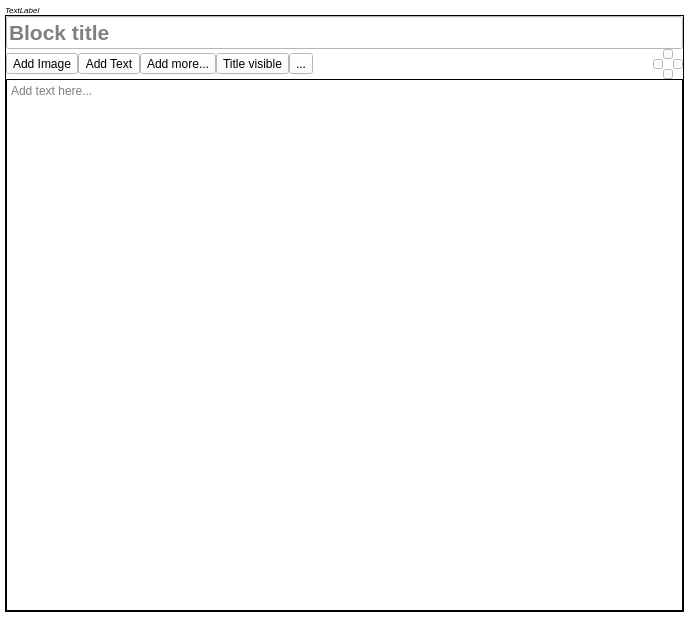
<?xml version="1.0" encoding="UTF-8"?>
<ui version="4.0">
 <class>Form</class>
 <widget class="QWidget" name="Form">
  <property name="geometry">
   <rect>
    <x>0</x>
    <y>0</y>
    <width>689</width>
    <height>617</height>
   </rect>
  </property>
  <property name="windowTitle">
   <string>Form</string>
  </property>
  <property name="autoFillBackground">
   <bool>false</bool>
  </property>
  <property name="styleSheet">
   <string notr="true">background:rgb(255, 255, 255)</string>
  </property>
  <layout class="QVBoxLayout" name="verticalLayout_2">
   <property name="spacing">
    <number>0</number>
   </property>
   <property name="leftMargin">
    <number>5</number>
   </property>
   <property name="topMargin">
    <number>5</number>
   </property>
   <property name="rightMargin">
    <number>5</number>
   </property>
   <property name="bottomMargin">
    <number>5</number>
   </property>
   <item>
    <widget class="QLabel" name="content_name">
     <property name="sizePolicy">
      <sizepolicy hsizetype="Fixed" vsizetype="Fixed">
       <horstretch>0</horstretch>
       <verstretch>0</verstretch>
      </sizepolicy>
     </property>
     <property name="font">
      <font>
       <pointsize>6</pointsize>
       <italic>true</italic>
      </font>
     </property>
     <property name="text">
      <string>TextLabel</string>
     </property>
    </widget>
   </item>
   <item>
    <widget class="QFrame" name="frame">
     <property name="styleSheet">
      <string notr="true">border-color: rgb(255, 0, 0);</string>
     </property>
     <property name="frameShape">
      <enum>QFrame::Box</enum>
     </property>
     <property name="frameShadow">
      <enum>QFrame::Plain</enum>
     </property>
     <layout class="QVBoxLayout" name="verticalLayout">
      <property name="spacing">
       <number>0</number>
      </property>
      <property name="leftMargin">
       <number>0</number>
      </property>
      <property name="topMargin">
       <number>0</number>
      </property>
      <property name="rightMargin">
       <number>0</number>
      </property>
      <property name="bottomMargin">
       <number>0</number>
      </property>
      <item>
       <widget class="QScrollArea" name="scrollArea">
        <property name="frameShape">
         <enum>QFrame::NoFrame</enum>
        </property>
        <property name="frameShadow">
         <enum>QFrame::Plain</enum>
        </property>
        <property name="lineWidth">
         <number>0</number>
        </property>
        <property name="widgetResizable">
         <bool>true</bool>
        </property>
        <property name="alignment">
         <set>Qt::AlignLeading|Qt::AlignLeft|Qt::AlignTop</set>
        </property>
        <widget class="QWidget" name="scrollAreaWidgetContents">
         <property name="geometry">
          <rect>
           <x>0</x>
           <y>0</y>
           <width>677</width>
           <height>595</height>
          </rect>
         </property>
         <layout class="QVBoxLayout" name="verticalLayout_4">
          <property name="spacing">
           <number>0</number>
          </property>
          <property name="leftMargin">
           <number>0</number>
          </property>
          <property name="topMargin">
           <number>0</number>
          </property>
          <property name="rightMargin">
           <number>0</number>
          </property>
          <property name="bottomMargin">
           <number>0</number>
          </property>
          <item>
           <layout class="QVBoxLayout" name="verticalLayout_3">
            <property name="spacing">
             <number>0</number>
            </property>
            <item>
             <widget class="QLineEdit" name="blockTitle">
              <property name="font">
               <font>
                <pointsize>16</pointsize>
                <weight>75</weight>
                <bold>true</bold>
               </font>
              </property>
              <property name="text">
               <string/>
              </property>
              <property name="placeholderText">
               <string>Block title</string>
              </property>
             </widget>
            </item>
            <item>
             <layout class="QHBoxLayout" name="horizontalLayout">
              <property name="sizeConstraint">
               <enum>QLayout::SetDefaultConstraint</enum>
              </property>
              <item>
               <widget class="QToolButton" name="toolButton_2">
                <property name="text">
                 <string>Add Image</string>
                </property>
               </widget>
              </item>
              <item>
               <widget class="QToolButton" name="toolButton_3">
                <property name="text">
                 <string>Add Text</string>
                </property>
               </widget>
              </item>
              <item>
               <widget class="QToolButton" name="toolButton">
                <property name="text">
                 <string>Add more...</string>
                </property>
               </widget>
              </item>
              <item>
               <widget class="QToolButton" name="toolButton_4">
                <property name="text">
                 <string>Title visible</string>
                </property>
                <property name="checkable">
                 <bool>true</bool>
                </property>
                <property name="checked">
                 <bool>false</bool>
                </property>
               </widget>
              </item>
              <item>
               <widget class="QToolButton" name="toolButton_5">
                <property name="text">
                 <string>...</string>
                </property>
               </widget>
              </item>
              <item>
               <spacer name="horizontalSpacer">
                <property name="orientation">
                 <enum>Qt::Horizontal</enum>
                </property>
                <property name="sizeType">
                 <enum>QSizePolicy::MinimumExpanding</enum>
                </property>
                <property name="sizeHint" stdset="0">
                 <size>
                  <width>40</width>
                  <height>20</height>
                 </size>
                </property>
               </spacer>
              </item>
              <item>
               <layout class="QGridLayout" name="gridLayout_3">
                <property name="spacing">
                 <number>0</number>
                </property>
                <item row="1" column="0">
                 <widget class="QToolButton" name="mLeft">
                  <property name="maximumSize">
                   <size>
                    <width>10</width>
                    <height>10</height>
                   </size>
                  </property>
                  <property name="styleSheet">
                   <string notr="true"/>
                  </property>
                  <property name="text">
                   <string>...</string>
                  </property>
                  <property name="icon">
                   <iconset>
                    <normaloff>icons/leftarrow.png</normaloff>icons/leftarrow.png</iconset>
                  </property>
                 </widget>
                </item>
                <item row="0" column="1">
                 <widget class="QToolButton" name="mUp">
                  <property name="maximumSize">
                   <size>
                    <width>10</width>
                    <height>10</height>
                   </size>
                  </property>
                  <property name="styleSheet">
                   <string notr="true"/>
                  </property>
                  <property name="text">
                   <string>...</string>
                  </property>
                  <property name="icon">
                   <iconset>
                    <normaloff>icons/uparrow.png</normaloff>icons/uparrow.png</iconset>
                  </property>
                 </widget>
                </item>
                <item row="1" column="2">
                 <widget class="QToolButton" name="mRight">
                  <property name="maximumSize">
                   <size>
                    <width>10</width>
                    <height>10</height>
                   </size>
                  </property>
                  <property name="styleSheet">
                   <string notr="true"/>
                  </property>
                  <property name="text">
                   <string>...</string>
                  </property>
                  <property name="icon">
                   <iconset>
                    <normaloff>icons/rightarrow.png</normaloff>icons/rightarrow.png</iconset>
                  </property>
                 </widget>
                </item>
                <item row="2" column="1">
                 <widget class="QToolButton" name="mDown">
                  <property name="maximumSize">
                   <size>
                    <width>10</width>
                    <height>10</height>
                   </size>
                  </property>
                  <property name="styleSheet">
                   <string notr="true"/>
                  </property>
                  <property name="text">
                   <string>...</string>
                  </property>
                  <property name="icon">
                   <iconset>
                    <normaloff>icons/downarrow.png</normaloff>icons/downarrow.png</iconset>
                  </property>
                 </widget>
                </item>
               </layout>
              </item>
             </layout>
            </item>
            <item>
             <layout class="QGridLayout" name="gridLayout">
              <item row="0" column="0">
               <widget class="QTextEdit" name="blockText">
                <property name="maximumSize">
                 <size>
                  <width>16777215</width>
                  <height>2000</height>
                 </size>
                </property>
                <property name="frameShape">
                 <enum>QFrame::Box</enum>
                </property>
                <property name="frameShadow">
                 <enum>QFrame::Plain</enum>
                </property>
                <property name="lineWidth">
                 <number>1</number>
                </property>
                <property name="placeholderText">
                 <string>Add text here...</string>
                </property>
               </widget>
              </item>
             </layout>
            </item>
           </layout>
          </item>
         </layout>
        </widget>
       </widget>
      </item>
     </layout>
    </widget>
   </item>
  </layout>
  <action name="actionAdd_table">
   <property name="text">
    <string>Add table</string>
   </property>
  </action>
  <action name="actionadd_LaTeX_code">
   <property name="text">
    <string>add LaTeX code</string>
   </property>
  </action>
 </widget>
 <resources/>
 <connections/>
</ui>
